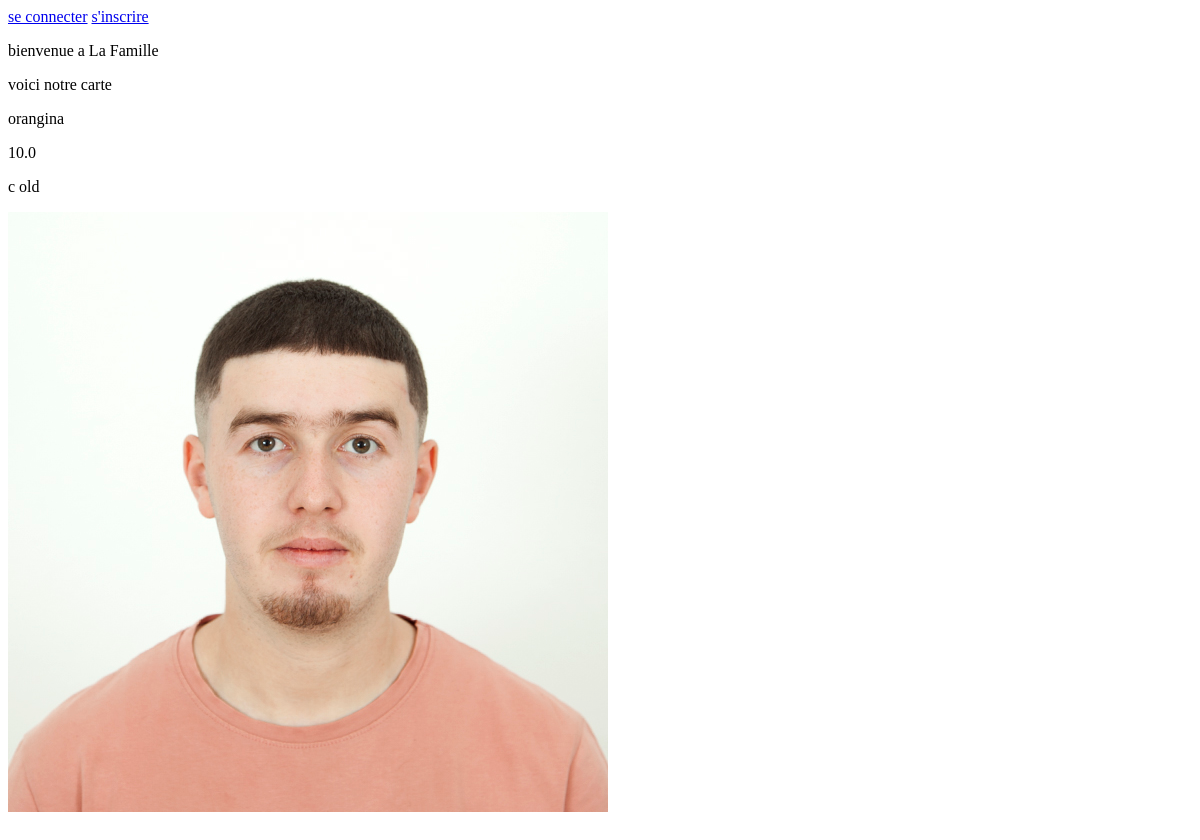
The app's page /1/, older data.
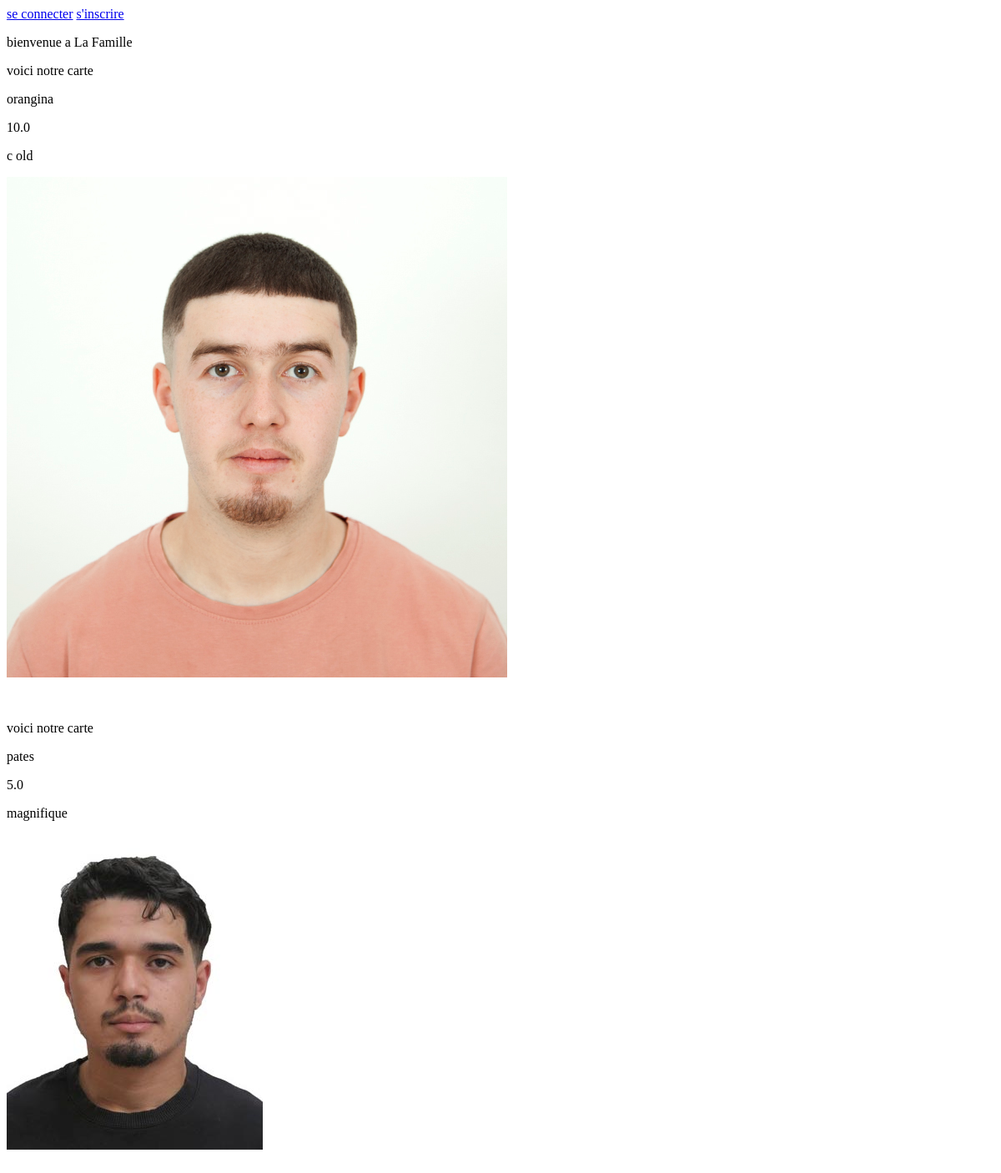
The same page, newer data.
### app1/models.py (models this page shows, shortened)
class Product(models.Model):
    name = models.CharField(max_length=128)
    slug = models.SlugField(unique=True, max_length=255, blank=True, null=True, editable=False)
    price = models.FloatField(default=0.0)
    description = models.TextField(blank=True)
    thumbnail = models.ImageField(upload_to="products", blank=True, null=True)
    restaurant = models.ForeignKey(Restaurant, on_delete=models.CASCADE, related_name='products')    # menu = models.ForeignKey(Menu, on_delete=models.CASCADE, related_name='products')

### app1/views.py (the view)
# urls.py: path('<int:pk>/', views.affichage_menu, name='menu'),
def affichage_menu(request, pk):
        resto = Restaurant.objects.get(id = pk)
        menu = Product.objects.filter(restaurant__resto_name  = resto.resto_name)
        return render(request, 'app1/menu.html', context={"menu": menu, "resto_name" : resto.resto_name})

### templates/app1/menu.html (shortened to what this page needs)
<html lang="en">
<head>
</head>
<body>
</body>
</html>
<a href="{% url 'login' %}">se connecter</a>  <a href="{% url 'registerClient' %}">s'inscrire</a>
{% block content %}
<div>
    <p>bienvenue a {{ resto_name }}</p>
{% for plat in menu %}
<div>
    <p>voici notre carte</p>
    <p>{{ plat.name }}</p>
    <p>{{ plat.price }}</p>
    <p>{{ plat.description }}</p>
    {% if plat.thumbnail %}
                <img src="{{ plat.thumbnail.url }}" alt="{{ plat.name }} Thumbnail">
</div>
</div>
    {% endif %}
{% endfor %}
{% endblock %}

Row changes from the older to the newer data that the page shows:
added Product: name "pates", price "5.0", description "magnifique", thumbnail (picture)
